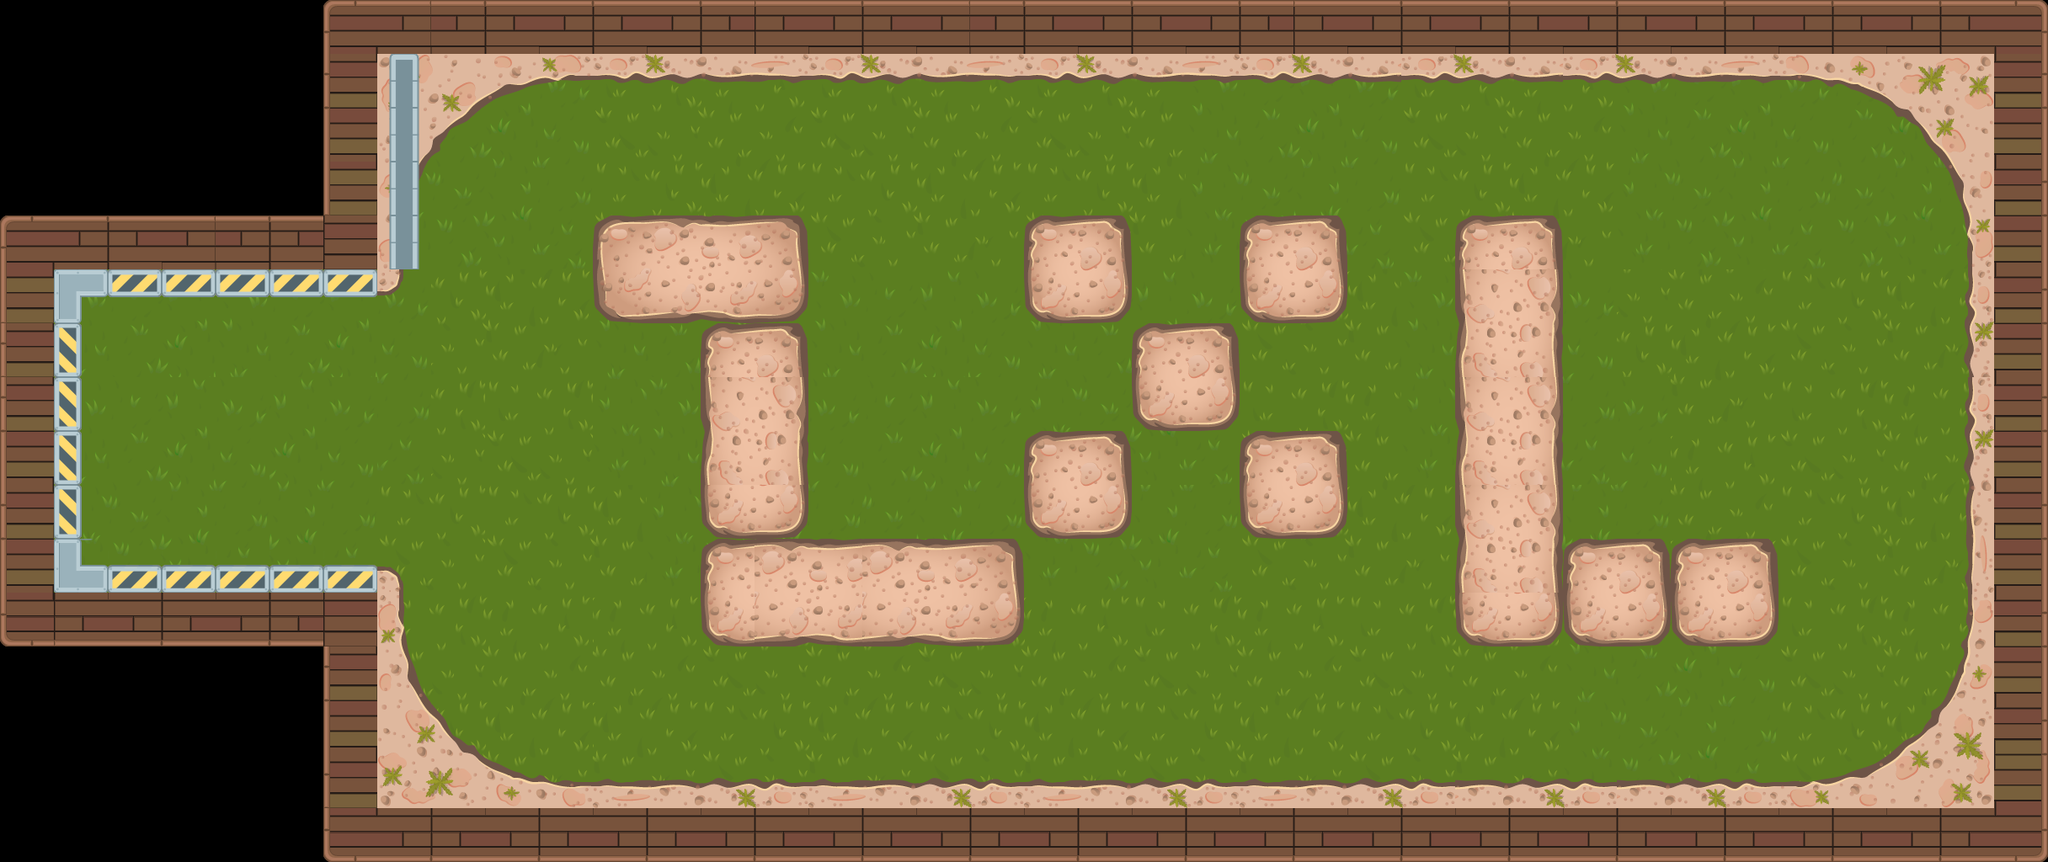

Tiled map render using the project's own tile images. Description and the map definition, with tile-layer contents summarised, below:
An orthogonal 38x16 tile map with 64x64 px tiles, 3 tile layers (background, bourder, above) and 37 objects (5x gold, 4x crystal, 3x box, 3x light, 3x circle, ...).

<map version="1.2" tiledversion="1.2.4" orientation="orthogonal" renderorder="right-down" width="38" height="16" tilewidth="64" tileheight="64" infinite="0" nextlayerid="18" nextobjectid="73">
 <properties>
  <property name="score" type="int" value="250" />
 </properties>
 <tileset firstgid="1" source="tiles2.tsx" />
 <layer id="10" name="background" width="38" height="16">
  <data>[608 cells, 456 non-empty, 32 distinct tile ids]</data>
 </layer>
 <layer id="11" name="bourder" width="38" height="16">
  <data>[608 cells, 284 non-empty, 46 distinct tile ids]</data>
 </layer>
 <layer id="12" name="above" width="38" height="16">
  <data>[608 cells, 4 non-empty, 2 distinct tile ids]</data>
 </layer>
 <objectgroup color="#000000" id="3" name="BourderObjet">
  <object id="29" x="708.03" y="258.485" width="249.485" height="123.273" />
  <object id="30" x="837.394" y="385.939" width="117.182" height="247.394" />
  <object id="31" x="839.394" y="642.606" width="372.636" height="121.03" />
  <object id="32" x="1730.3" y="257.576" width="124.182" height="503.03" />
  <object id="33" x="1861.55" y="644.455" width="248.485" height="118.182" />
  <object id="34" x="1218.12" y="258.515" width="127.273" height="124.242" />
  <object id="35" x="1477.82" y="256.576" width="120.152" height="124.242" />
  <object id="36" x="1347.52" y="383.758" width="120.212" height="128.364" />
  <object id="37" x="1218.12" y="514.091" width="124.242" height="121.212" />
  <object id="38" x="1475.82" y="514.091" width="122.182" height="125.273" />
  <object id="45" x="94.9091" y="350.545">
   <polyline points="0,0 0.363636,322.545 351.636,322.909 354,327.091 366.909,327.091 376.909,335.091 378.909,342.182 378,410.364 388.545,434.545 389.091,456.909 454.727,542.545 468.364,545.455 484,560.909 538.182,579.273 554.909,579.636 583.091,584.909 2044.18,585.455 2059.45,581.273 2078.91,581.455 2102,573.091 2118.18,572.909 2161.45,547.636 2172.91,534.545 2208,507.273 2211.27,494.364 2226.18,474.909 2238.18,450.182 2240,437.091 2249.09,383.273 2248.55,-67.8182 2245.64,-87.4545 2236.73,-134.364 2213.27,-171.818 2172.55,-219.455 2131.82,-241.455 2085.09,-256.364 2070.18,-256.545 2049.64,-262.364 581.636,-263.091 566.727,-255.636 549.091,-258.364 526.182,-249.636 506,-250.364 419.455,-185.273 416.909,-173.455 400.545,-154.364 384.727,-105.818 384.364,-83.6364 378,-68 377.818,-12.1818 367.091,-4.90909 352.909,-4.54545 349.091,0.181818 -1.81818,0.363636" />
  </object>
 </objectgroup>
 <objectgroup id="13" name="Place">
  <object id="44" type="place" x="1930.3" y="569.697">
   <point />
  </object>
 </objectgroup>
 <objectgroup id="2" name="Player">
  <object id="27" type="player" x="251.515" y="515.152">
   <point />
  </object>
 </objectgroup>
 <objectgroup color="#55007f" id="4" name="Box">
  <object id="56" type="box" x="1862" y="848">
   <properties>
    <property name="code" type="int" value="4" />
   </properties>
   <point />
  </object>
  <object id="57" type="box" x="1854" y="188">
   <point />
  </object>
  <object id="59" type="box" x="1120" y="156">
   <properties>
    <property name="code" type="int" value="3" />
   </properties>
   <point />
  </object>
 </objectgroup>
 <objectgroup color="#aa0000" id="5" name="Enimy">
  <object id="26" type="enimy" x="1660.61" y="248.485">
   <properties>
    <property name="code" type="int" value="2" />
   </properties>
   <point />
  </object>
  <object id="43" type="enimy" x="2254.55" y="696.97">
   <point />
  </object>
 </objectgroup>
 <objectgroup color="#55557f" id="6" name="Pickup">
  <object id="39" type="crystal" x="1275.76" y="448.485">
   <point />
  </object>
  <object id="40" type="crystal" x="1427.27" y="584.848">
   <point />
  </object>
  <object id="41" type="crystal" x="1560.61" y="445.455">
   <point />
  </object>
  <object id="42" type="crystal" x="1424.24" y="318.182">
   <point />
  </object>
  <object id="63" type="gold" x="1024.24" y="175.758">
   <point />
  </object>
  <object id="64" type="gold" x="1130.3" y="842.424">
   <point />
  </object>
  <object id="65" type="gold" x="2124.24" y="363.636">
   <point />
  </object>
  <object id="66" type="gold" x="860.606" y="878.788">
   <point />
  </object>
  <object id="67" type="gold" x="1530.3" y="881.818">
   <point />
  </object>
 </objectgroup>
 <objectgroup color="#5500ff" id="16" name="Bomb">
  <object id="46" type="bomb" x="640" y="764">
   <point />
  </object>
  <object id="47" type="bomb" x="836" y="188">
   <point />
  </object>
 </objectgroup>
 <objectgroup color="#aaff7f" id="17" name="Light">
  <object id="48" type="light" x="978.667" y="630.667">
   <properties>
    <property name="color" type="color" value="#7800ff7f" />
    <property name="distance" type="int" value="69" />
    <property name="static" type="bool" value="true" />
   </properties>
   <point />
  </object>
  <object id="49" type="light" x="817.5" y="416.5">
   <properties>
    <property name="color" type="color" value="#9b00ff7f" />
    <property name="distance" type="int" value="69" />
    <property name="static" type="bool" value="true" />
   </properties>
   <point />
  </object>
  <object id="50" type="light" x="1874" y="632" visible="0">
   <properties>
    <property name="color" type="color" value="#6400ff7f" />
    <property name="distance" type="int" value="62" />
    <property name="static" type="bool" value="true" />
   </properties>
   <point />
  </object>
 </objectgroup>
 <objectgroup id="7" name="Door">
  <object id="25" type="door" x="473" y="363" width="19" height="302.333" />
 </objectgroup>
 <objectgroup id="13" name="Zone" />
 <objectgroup id="14" name="Circle">
  <object id="53" type="circle" x="1189.33" y="617.333">
   <properties>
    <property name="code" type="int" value="1" />
   </properties>
   <point />
  </object>
  <object id="54" type="circle" x="1425.33" y="801.333">
   <properties>
    <property name="code" type="int" value="1" />
   </properties>
   <point />
  </object>
  <object id="55" type="circle" x="630.667" y="185.333">
   <properties>
    <property name="code" type="int" value="0" />
   </properties>
   <point />
  </object>
 </objectgroup>
 <objectgroup id="15" name="Text">
  <object id="61" name="Stage 3" x="252" y="408">
   <point />
  </object>
 </objectgroup>
</map>
